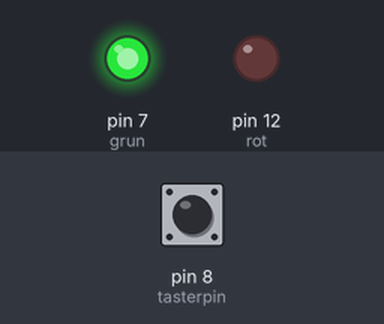
A sketch run on a simulated Arduino Uno, built with avr-gcc and run on an emulated ATmega328P. Parts: output pins drawn as LEDs (lit = HIGH). The test bench sets the inputs (shaded band); at power-on: pin 8 (tasterpin) HIGH.

Above: at 1.2 s.
1.3 s: pin 8 (tasterpin) pulled LOW for 0.15 s
At 1.37 s:
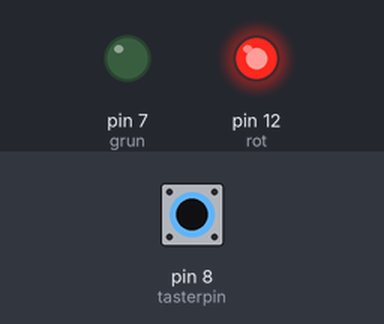
2.9 s: pin 8 (tasterpin) pulled LOW for 3.2 s
At 6.5 s:
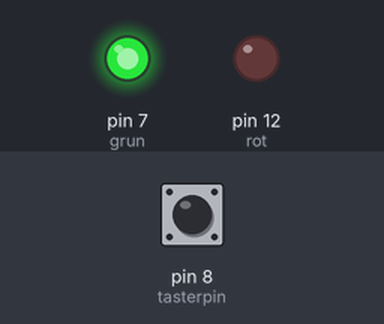
Timing chart, 0 to 8.0 s (numbered marks = the images above; inputs shaded):
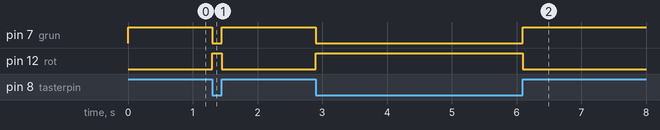

Measured:
- after the input at 1.3 s, pin 7 (grun): HIGH → LOW at once, → HIGH 0.15 s later; pin 12 (rot): LOW → HIGH at once, → LOW 0.15 s later
- after the input at 2.9 s, pin 7 (grun): HIGH → LOW at once, → HIGH 3.2 s later; pin 12 (rot): LOW → HIGH at once, → LOW 3.2 s later

The sketch:

Taster.ino
```cpp
int tasterpin = 8;
int rot = 12;
int grun = 7;
void setup() {
    pinMode(tasterpin, INPUT);
    pinMode(rot, OUTPUT);
    pinMode(grun, OUTPUT);
}

void loop() {
    if(digitalRead(tasterpin) == LOW) {
        digitalWrite(rot, HIGH);
        digitalWrite(grun, LOW);
    } else {
        digitalWrite(rot, LOW);
        digitalWrite(grun, HIGH);
    }
}
```
